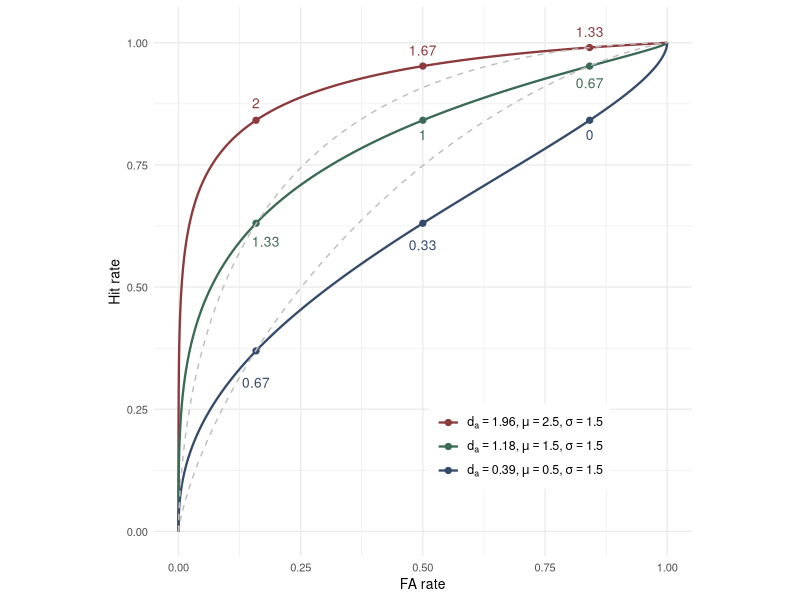
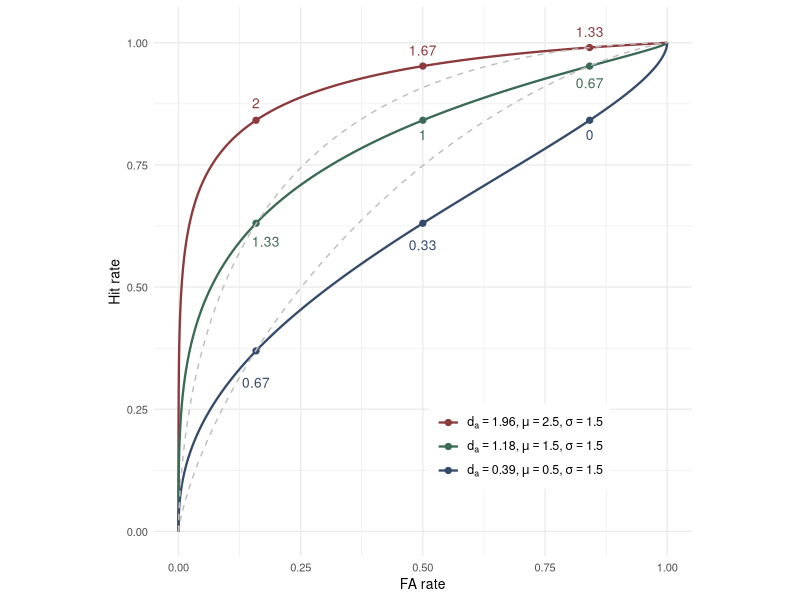

Generate these figures, in order, with R:
library(tidyverse)

sigma <- 1.5
cri1 <- seq(-4, 4, length.out = 100000)
cutoffs <- seq(-1, 1, 1)
mus <- c(2.5, 1.5, 0.5)
(da <- mus / sqrt((1 + 1.5^2) / 2))

roc_all <- data.frame()
points_all <- data.frame()

for (mu in mus) {
  uv_far <- c(0, as.vector(pnorm(0 - cri1, 0, 1)), 1)
  uv_hr <- c(0, as.vector(pnorm((mu - cri1)/sigma, 0, 1)), 1)
  temp_roc <- data.frame(phit = uv_hr, pfa = uv_far, mu = as.factor(mu))
  roc_all <- rbind(roc_all, temp_roc)
  
  uv_far_cut <- as.vector(pnorm(0 - cutoffs, 0, 1))
  uv_hr_cut <- as.vector(pnorm((mu - cutoffs)/sigma, 0, 1))
  temp_points <- data.frame(phit = uv_hr_cut, pfa = uv_far_cut, mu = as.factor(mu))
  points_all <- rbind(points_all, temp_points)
}

points_all <- points_all %>%
  mutate(dp = qnorm(phit) - qnorm(pfa))
points_all

label = round(points_all$dp, 2)

ev_far1 <- c(0, as.vector(pnorm(0  - cri1,  0, 1)), 1)
ev_hr1 <- c(0, as.vector(pnorm((1.33 - cri1), 0, 1)), 1)
ev_roc1 <- data.frame(phit = ev_hr1, pfa = ev_far1)

ev_far2 <- c(0, as.vector(pnorm(0  - cri1,  0, 1)), 1)
ev_hr2 <-  c(0, as.vector(pnorm((0.67 - cri1), 0, 1)), 1)
ev_roc2 <- data.frame(phit = ev_hr2, pfa = ev_far2)


points_all$label_x <- points_all$pfa
points_all$label_y <- points_all$phit

adjustments <- data.frame(
  label_x = c(0,     0,     0,      0,      0,     0.02,      0,     0,     0),
  label_y = c(0.032, 0.032, 0.035, -0.035, -0.03, -0.038,    -0.03, -0.045, -0.065)
)

points_all$label_x <- points_all$pfa + adjustments$label_x
points_all$label_y <- points_all$phit + adjustments$label_y

p1 <- ggplot(roc_all, aes(x = pfa, y = phit, color = mu)) +
  geom_line(size = 0.8) +
  geom_point(data = points_all, aes(x = pfa, y = phit, color = mu), size = 1.8) +
  geom_line(ev_roc1, mapping = aes(x = pfa, y = phit), color = "gray", linetype = "dashed") +
  geom_line(ev_roc2, mapping = aes(x = pfa, y = phit), color = "gray", linetype = "dashed") +
  geom_text(
    data = points_all,
    aes(x = label_x, y = label_y, label = label, color = mu),
    size = 3.5,
    show.legend = FALSE
  ) +
  coord_equal() +
  theme_minimal(base_size = 10) +
  labs(x = "FA rate", y = "Hit rate", color = NULL) +
  scale_color_manual(
    values = c("0.5" = "#364B6B", "1.5" = "#3B6A55", "2.5" = "#8C3A3C"),
    labels = c(
      expression(d[a] == 1.96 * "," ~ mu == 2.5 * "," ~ sigma == 1.5),
      expression(d[a] == 1.18 * "," ~ mu == 1.5 * "," ~ sigma == 1.5),
      expression(d[a] == 0.39 * "," ~ mu == 0.5 * "," ~ sigma == 1.5)
    )
  ) +
  theme(
    legend.position = c(0.68, 0.2),
    legend.background = element_rect(fill = "white", color = NA),
    legend.text = element_text(size = 9)
  )

p1

ggsave("figure_2.jpg", p1, width = 4, height = 4, units = "in", dpi = 500)
